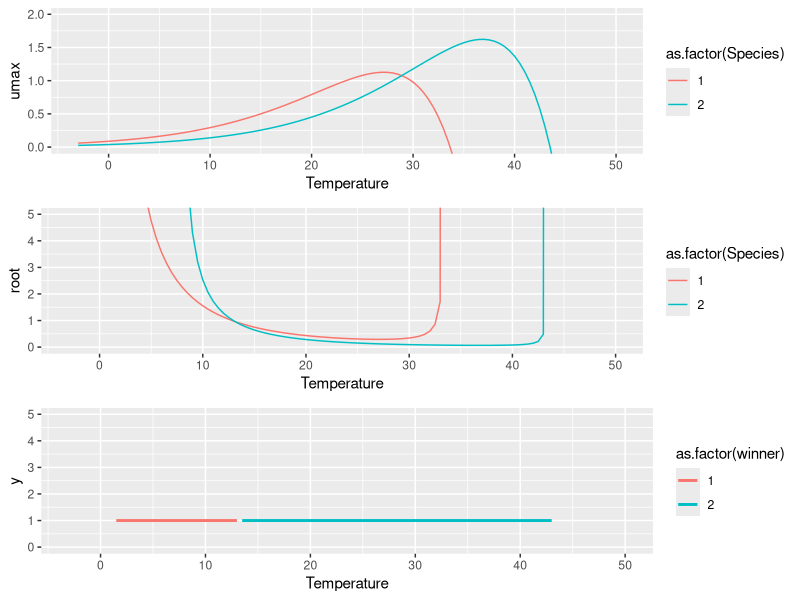

Write the R code that produced this figure.
#get root for every temperature
#establish temperature frame

library(dplyr)
library(tidyverse)
library(gridExtra)
library(ggplot2)
library(cowplot)

newdata<-data.frame(Temperature=seq(-3, 50, 0.5))


# Species 1
a<-0.102
b<-0.143
z<-(-20)
w<-107.3
ks<-3

roots_NB<-data.frame() #make an empty dataframe - temporary
temp_NB<-data.frame() #make an empty dataframe - temporary

for(i in 1:length(newdata$Temperature)){
  Temperature<-newdata$Temperature[i] #for every half-degree from 1 to 50
  NB_fix<-function(N){
    growth_rate<-(a*exp(b*Temperature)*(1-((Temperature-z)/(w/2))^2) * (N)/(ks + N)) - 0.1} # don't include tn so that actual root can be calculated
  thisroot<-try(uniroot(NB_fix, interval=c(0,200)), TRUE) #try taking the root
  roots_NB<-rbind(roots_NB, data.frame(root=ifelse(class(thisroot)!="try-error", thisroot$root, 200),
                                       Temperature=Temperature)) #add this to the output, setting root at a large number (200) if not within interval
}
roots_ks_umax<-mutate(roots_NB, umax=a*exp(b*newdata$Temperature)*(1-((newdata$Temperature-z)/(w/2))^2), 
                      ks=ks, Species=1)

# Species 2
a<-0.04
b<-0.14
z<-(-10)
w<-107
ks<-1
roots_NB<-data.frame() #make an empty dataframe - temporary
temp_NB<-data.frame() #make an empty dataframe - temporary

for(i in 1:length(newdata$Temperature)){
  Temperature<-newdata$Temperature[i] #for every half-degree from 1 to 50
  NB_fix<-function(N){
    growth_rate<-(a*exp(b*Temperature)*(1-((Temperature-z)/(w/2))^2) * (N)/(ks + N)) - 0.1} # don't include tn so that actual root can be calculated
  thisroot<-try(uniroot(NB_fix, interval=c(0,200)), TRUE) #try taking the root
  roots_NB<-rbind(roots_NB, data.frame(root=ifelse(class(thisroot)!="try-error", thisroot$root, 200),
                                       Temperature=Temperature)) #add this to the output, setting root at a large number (200) if not within interval
}
roots_ks_umax2<-mutate(roots_NB, umax=a*exp(b*newdata$Temperature)*(1-((newdata$Temperature-z)/(w/2))^2), 
                      ks=ks, Species=2)

all_roots_ks_umax<-rbind(roots_ks_umax, roots_ks_umax2) 

all_roots_ks_umax<-all_roots_ks_umax %>%
  group_by(Temperature) %>%
  mutate(winner=Species[which.min(root)]) %>%
  ungroup()

View(all_roots_ks_umax)

P1<-all_roots_ks_umax %>%
  ggplot(aes(colour=as.factor(Species))) + geom_line(aes(x=Temperature, y=umax)) +
  coord_cartesian(ylim = c(0, 2), xlim = c(-3, 50))

P2<-all_roots_ks_umax %>%
  ggplot(aes(colour=as.factor(Species))) + geom_line(aes(x=Temperature, y=root)) +
  coord_cartesian(ylim = c(0, 5), xlim = c(-3, 50))

View(all_roots_ks_umax %>%
  filter(winner==1))

P3<-all_roots_ks_umax %>%
  filter(root<199) %>%
  ggplot() + geom_line(aes(x=Temperature, y=1, colour=as.factor(winner)), size=1) +
  coord_cartesian(ylim = c(0, 5), xlim = c(-3, 50))

together<-grid.arrange(P1, P2, P3,  nrow = 3)
ggsave("figures/didactic.pdf", together, width=5, height=7)

